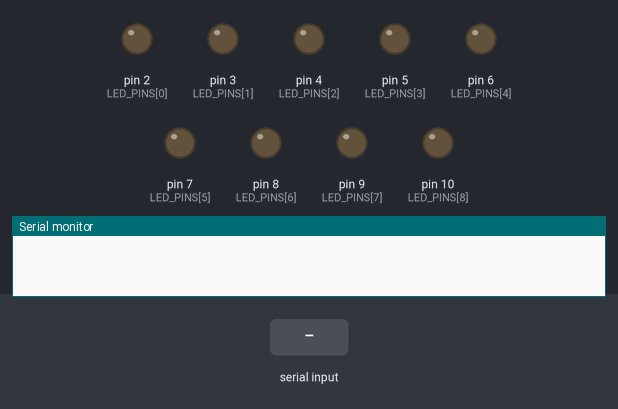
The sketch below on a simulated Arduino Nano, built with avr-gcc and run on an emulated ATmega328P. Parts: output pins drawn as LEDs (lit = HIGH), the last lines printed to the serial monitor. The test bench sets the inputs (shaded band).

Above: at 1.2 s.
1.3 s: "MASK:90\n" received over Serial
At 1.7 s:
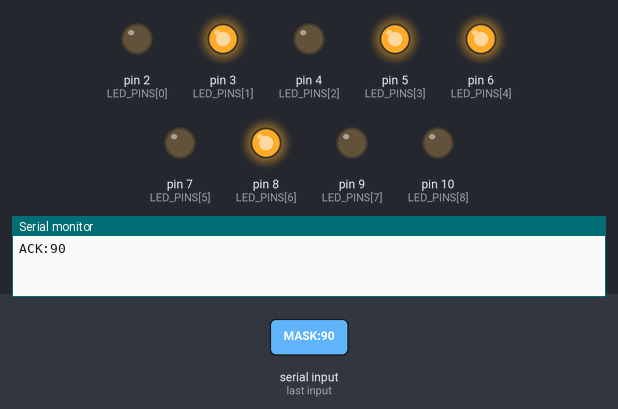
Timing chart, 0 to 5.3 s (numbered marks = the images above; inputs shaded):
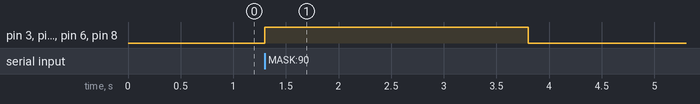

Measured:
- after the input at 1.3 s, pin 3 (LED_PINS[1]), pin 5 (LED_PINS[3]), pin 6 (LED_PINS[4]), pin 8 (LED_PINS[6]): LOW → HIGH at once, → LOW 2.5 s later

The sketch:

nano.ino
```cpp
// ToolLighthouse Nano protocol: MASK:0..511\n -> ACK:0..511\n.
const byte LED_PINS[9] = {2, 3, 4, 5, 6, 7, 8, 9, 10};
const unsigned long WATCHDOG_MS = 2500;
unsigned long lastValidMessage = 0;
String line;
bool overflow = false;

void applyMask(unsigned int mask) {
  for (byte i = 0; i < 9; ++i) digitalWrite(LED_PINS[i], (mask >> i) & 1 ? HIGH : LOW);
}

void setup() {
  for (byte i = 0; i < 9; ++i) { pinMode(LED_PINS[i], OUTPUT); digitalWrite(LED_PINS[i], LOW); }
  Serial.begin(115200);
  applyMask(0);
  lastValidMessage = millis();
}

void loop() {
  while (Serial.available()) {
    char c = Serial.read();
    if (c == '\n') {
      if (!overflow && line.startsWith("MASK:")) {
        String value = line.substring(5);
        bool digits = value.length() > 0;
        for (unsigned int i = 0; i < value.length(); ++i) if (value[i] < '0' || value[i] > '9') digits = false;
        long parsed = value.toInt();
        if (digits && parsed >= 0 && parsed <= 511) {
          applyMask((unsigned int)parsed);
          lastValidMessage = millis();
          Serial.print("ACK:"); Serial.println(parsed);
        }
      }
      line = "";
      overflow = false;
    } else if (c != '\r') {
      if (line.length() < 24 && !overflow) line += c;
      else overflow = true;
    }
  }
  if (millis() - lastValidMessage > WATCHDOG_MS) applyMask(0);
}
```
